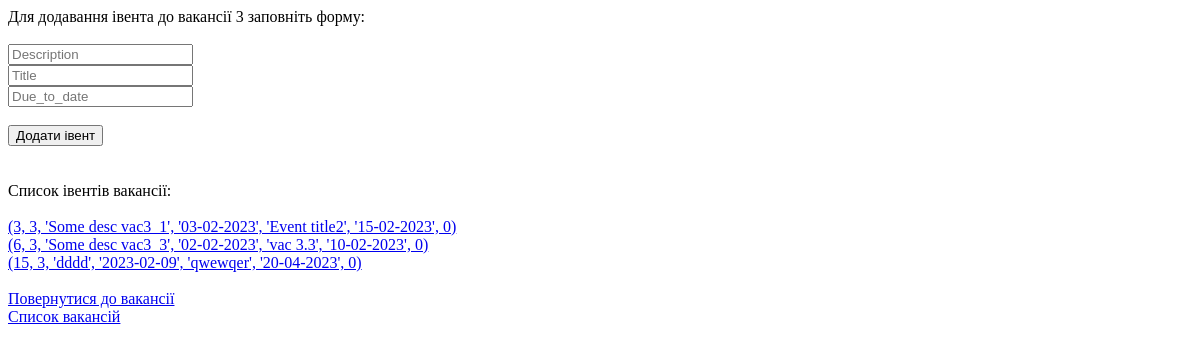
/vacancy/3/events/, run on an earlier commit of the app's database.
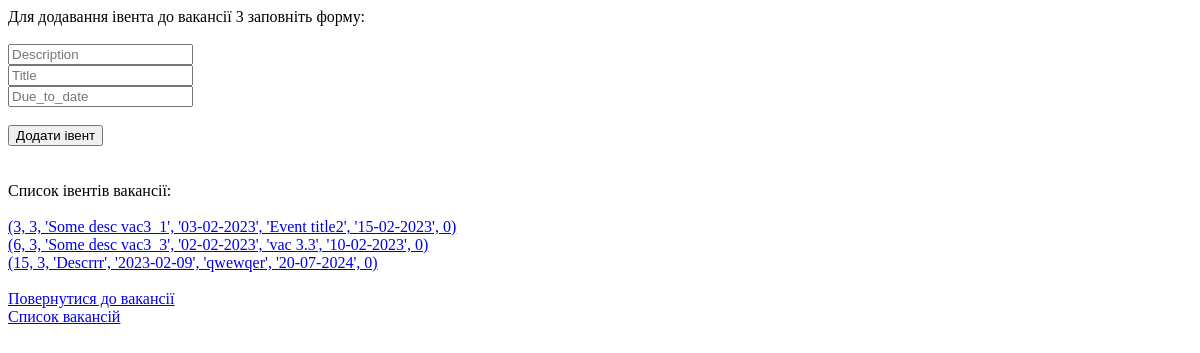
And on a later commit of the database.
### tables this page shows
CREATE TABLE "event" (
	"id"	INTEGER NOT NULL UNIQUE,
	"vacancy_id"	INTEGER NOT NULL,
	"description"	TEXT NOT NULL,
	"event_date"	TEXT NOT NULL DEFAULT CURRENT_DATE,
	"title"	TEXT NOT NULL,
	"due_to_date"	TEXT NOT NULL,
	"status"	INTEGER DEFAULT 0,
	PRIMARY KEY("id" AUTOINCREMENT)
);

### main.py (the view, shortened to what this page needs)
@app.route("/vacancy/<vacancy_id>/events/", methods=['GET', 'POST'])
def vacancy_events(vacancy_id):
    event_data = {}
    with db_processing.DB() as db:
        if event_data:
            db.insert("event", event_data)
        result = db.query("SELECT * FROM event where vacancy_id='%s'" % vacancy_id)
    return render_template('event_add.html', vacancy_id=vacancy_id, events=result)

### db_processing.py (called while the page is built)
    def __enter__(self):
        self.conn = sqlite3.connect('vacancy.db')
        self.c = self.conn.cursor()
        return self

    def query(self, query):
        self.c.execute(query)
        result = self.c.fetchall()
        return result

    def __exit__(self, exc_type, exc_val, exc_tb):
        self.c.close()
        self.conn.close()

### templates/event_add.html (shortened to what this page needs)
<!DOCTYPE html>
<html lang="en">
<head>
</head>
<body>
Для додавання івента до вакансії {{vacancy_id}} заповніть форму:</br></br>
<form action="/vacancy/{{vacancy_id}}/events/" method="POST">
    <input type="text" name="description" placeholder="Description"><br/>
    <input type="text" name="title" placeholder="Title"><br/>
    <input type="text" name="due_to_date" placeholder="Due_to_date"><br/></br>
    <input type="submit" value="Додати івент">
</form>
</br></br>Список івентів вакансії:</br></br>
<div>
    {% for event in events %}
    <a href="/vacancy/{{vacancy_id}}/events/{{event[0]}}/">{{event}}</a>  </br>
    {% endfor %}
</div>
</br><a href="/vacancy/{{vacancy_id}}/">Повернутися до вакансії</a>
</br><a href="/vacancy/">Список вакансій</a>
</body>
</html>

What changed in the data, as far as the page shows it:
changed event (number 3 of 3 on the later page): event "(15, 3, 'dddd', '2023-02-09', 'qwewqer', '20-04-2023', 0)" → "(15, 3, 'Descrrr', '2023-02-09', 'qwewqer', '20-07-2024', 0)"
